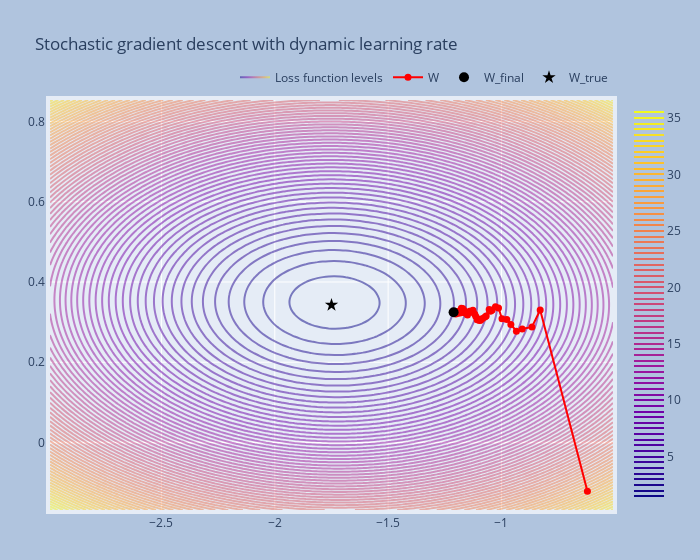

The notebook cell saved with this chart:
### Code cell
plot_trajectory(w_list, 'Stochastic gradient descent with dynamic learning rate')
